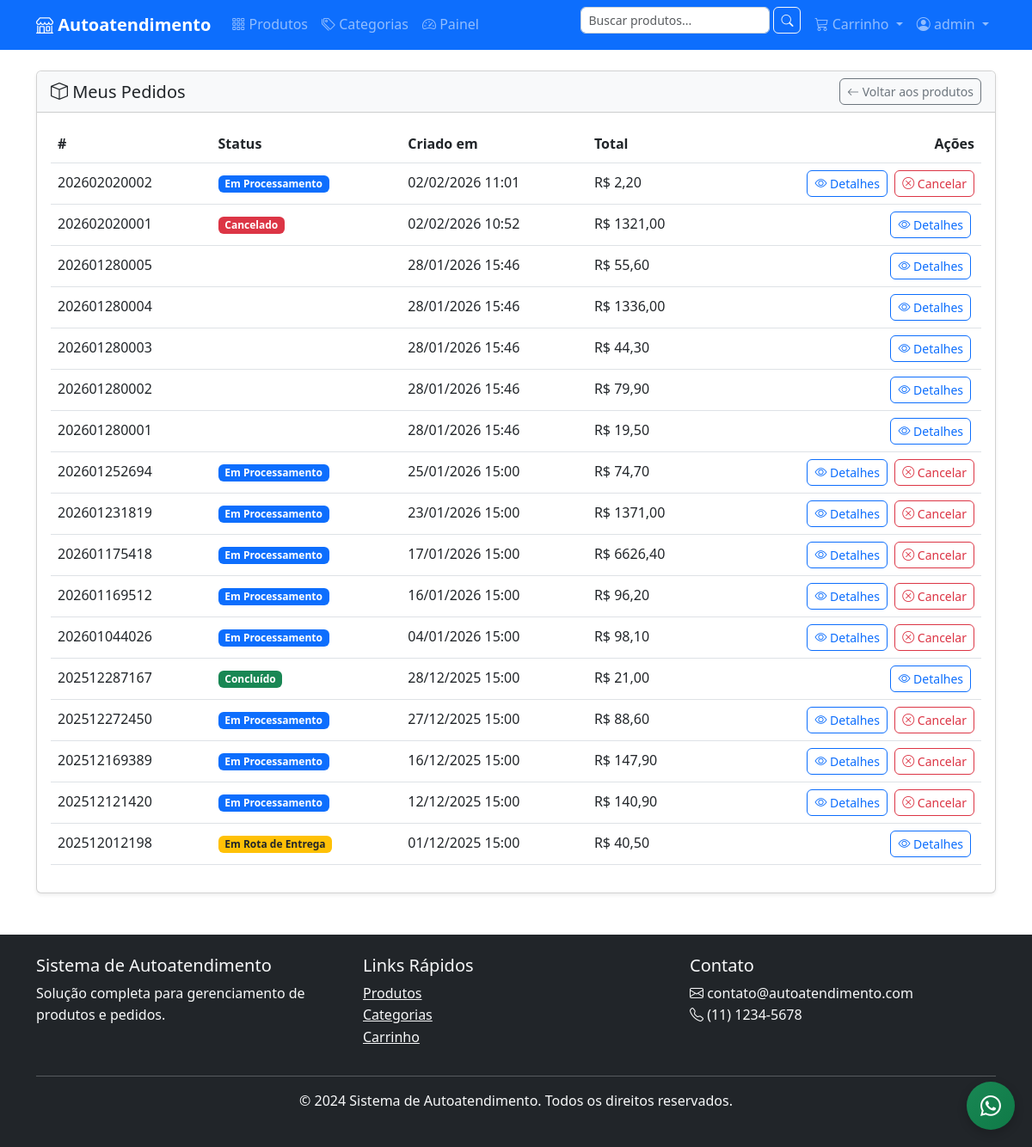
The app's page /orders/list/ (signed in), older data.
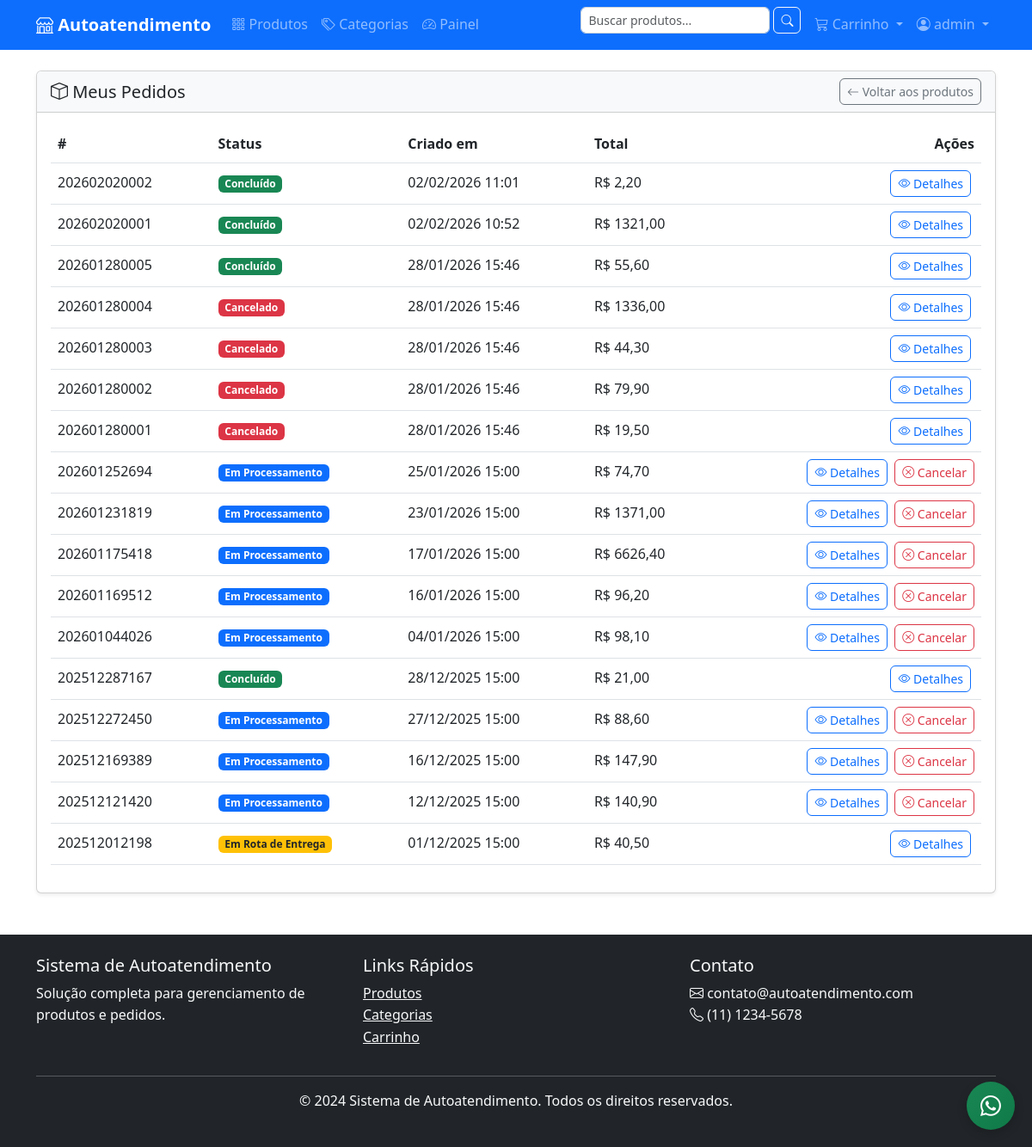
The same page, newer data.
### orders/models.py (models this page shows, shortened)
class Order(models.Model):
    STATUS_CHOICES = [
        ('processing', 'Em Processamento'),
        ('out_for_delivery', 'Em Rota de Entrega'),
        ('completed', 'Concluído'),
        ('cancelled', 'Cancelado'),
    ]
    PAYMENT_METHOD_CHOICES = [
        ('credit_card', 'Cartão de Crédito'),
        ('pix', 'PIX'),
        ('pay_on_delivery', 'Pagamento na Entrega'),
    ]
    id = models.UUIDField(primary_key=True, default=uuid.uuid4, editable=False)
    order_number = models.CharField('Número do Pedido', max_length=20, unique=True, db_index=True)
    user = models.ForeignKey(
        User,
        on_delete=models.SET_NULL,
        null=True,
        blank=True,
        verbose_name='Usuário'
    )
    session_key = models.CharField('Chave da Sessão', max_length=40, blank=True, db_index=True)
    customer_name = models.CharField('Nome do Cliente', max_length=100)
    customer_email = models.EmailField('Email do Cliente')
    customer_phone = models.CharField('Telefone do Cliente', max_length=20)
    status = models.CharField('Status', max_length=20, choices=STATUS_CHOICES, default='processing')
    payment_method = models.CharField('Forma de Pagamento', max_length=20, choices=PAYMENT_METHOD_CHOICES, default='credit_card')
    subtotal = models.DecimalField('Subtotal', max_digits=10, decimal_places=2, default=0)
    shipping_cost = models.DecimalField('Frete', max_digits=10, decimal_places=2, default=0)
    discount_amount = models.DecimalField('Desconto', max_digits=10, decimal_places=2, default=0)
    total_amount = models.DecimalField('Total', max_digits=10, decimal_places=2, default=0)
    coupon = models.ForeignKey(
        Coupon,
        on_delete=models.SET_NULL,
        null=True,
        blank=True,
        verbose_name='Cupom de Desconto'
    )
    notes = models.TextField('Observações', blank=True)
    created_at = models.DateTimeField('Criado em', auto_now_add=True)
    updated_at = models.DateTimeField('Atualizado em', auto_now=True)
    class Meta:
        verbose_name = 'Pedido'
        verbose_name_plural = 'Pedidos'
        ordering = ['-created_at']
        indexes = [
            models.Index(fields=['order_number']),
            models.Index(fields=['status']),
            models.Index(fields=['created_at']),
            models.Index(fields=['customer_email']),
        ]
    def get_absolute_url(self):
        return reverse('orders:order_detail', kwargs={'order_number': self.order_number})
    @property
    def status_display(self):
        return dict(self.STATUS_CHOICES).get(self.status, self.status)
    def can_be_cancelled(self):
        return self.status == 'processing'

### orders/views.py (the view)
# urls.py: path('list/', views.OrderListView.as_view(), name='order_list'),
class OrderListView(TemplateView):
    template_name = 'orders/order_list.html'
    def get_context_data(self, **kwargs):
        context = super().get_context_data(**kwargs)
        if self.request.user.is_authenticated:
            orders = Order.objects.filter(user=self.request.user).order_by('-created_at')
        else:
            orders = Order.objects.filter(
                session_key=self.request.session.session_key
            ).order_by('-created_at')
        context['orders'] = orders.select_related('shipping_address').prefetch_related('items__product')
        return context

### cart/context_processors.py (called while the page is built)
def cart(request):
    session_key = request.session.session_key
    if not session_key:
        return {'cart': None, 'cart_total': 0, 'cart_amount': 0}
    try:
        cart = Cart.objects.get(session_key=session_key)
        return {
            'cart': cart,
            'cart_total': cart.total_items,
            'cart_amount': cart.total_amount
        }
    except Cart.DoesNotExist:
        return {'cart': None, 'cart_total': 0, 'cart_amount': 0}

### templates/orders/order_list.html (shortened to what this page needs)
{% extends "base.html" %}
{% load static %}
{% block content %}
<div class="card shadow-sm">
  <div class="card-header bg-light d-flex justify-content-between align-items-center">
    <h5 class="mb-0"><i class="bi bi-box"></i> Meus Pedidos</h5>
    <a href="{% url 'products:product_list' %}" class="btn btn-sm btn-outline-secondary">
      <i class="bi bi-arrow-left"></i> Voltar aos produtos
    </a>
  </div>
  <div class="card-body">
    {% if orders %}
    <div class="table-responsive">
      <table class="table table-hover align-middle">
        <thead>
          <tr>
            <th>#</th>
            <th>Status</th>
            <th>Criado em</th>
            <th>Total</th>
            <th class="text-end">Ações</th>
          </tr>
        </thead>
        <tbody>
          {% for order in orders %}
          <tr id="order-row-{{ order.order_number }}">
            <td>{{ order.order_number }}</td>
            <td>
              <span id="status-badge-{{ order.order_number }}" class="badge
                {% if order.status == 'processing' %}bg-primary{% elif order.status == 'out_for_delivery' %}bg-warning text-dark{% elif order.status == 'completed' %}bg-success{% elif order.status == 'cancelled' %}bg-danger{% endif %}">
                {{ order.status_display }}
              </span>
            </td>
            <td>{{ order.created_at|date:"d/m/Y H:i" }}</td>
            <td>R$ {{ order.total_amount|floatformat:2 }}</td>
            <td class="text-end">
              <a href="{{ order.get_absolute_url }}" class="btn btn-sm btn-outline-primary me-1">
                <i class="bi bi-eye"></i> Detalhes
              </a>
              {% if order.can_be_cancelled %}
              <button
                class="btn btn-sm btn-outline-danger cancel-order-btn"
                data-order-number="{{ order.order_number }}">
                <i class="bi bi-x-circle"></i> Cancelar
              </button>
              {% endif %}
            </td>
          </tr>
          {% endfor %}
        </tbody>
      </table>
    </div>
    {% else %}
      <p class="text-muted mb-0">Você não possui pedidos.</p>
    {% endif %}
  </div>
</div>
{% endblock %}

### templates/base.html (shortened to what this page needs)
{% load static %}
<!DOCTYPE html>
<html lang="pt-br">
<head>
    <link href="https://cdn.jsdelivr.net/npm/bootstrap@5.3.0/dist/css/bootstrap.min.css" rel="stylesheet">
    <link rel="stylesheet" href="https://cdn.jsdelivr.net/npm/bootstrap-icons@1.10.0/font/bootstrap-icons.css">
    <link rel="stylesheet" href="{% static 'css/style.css' %}">
</head>
<body>
    <nav class="navbar navbar-expand-lg navbar-dark bg-primary">
        <div class="container">
            <a class="navbar-brand" href="{% url 'home' %}">
                <i class="bi bi-shop"></i> Autoatendimento
            </a>
            <div class="collapse navbar-collapse" id="navbarNav">
                <ul class="navbar-nav me-auto">
                    <li class="nav-item">
                        <a class="nav-link" href="{% url 'products:product_list' %}">
                            <i class="bi bi-grid-3x3-gap"></i> Produtos
                        </a>
                    </li>
                    <li class="nav-item">
                        <a class="nav-link" href="{% url 'products:category_list' %}">
                            <i class="bi bi-tags"></i> Categorias
                        </a>
                    </li>
                    {% if request.user.is_staff %}
                    <li class="nav-item">
                        <a class="nav-link" href="{% url 'painel:home' %}">
                            <i class="bi bi-speedometer2"></i> Painel
                        </a>
                    </li>
                    {% endif %}
                </ul>
                <ul class="navbar-nav">
                    <li class="nav-item">
                        <form class="d-flex me-2" method="get" action="{% url 'products:product_list' %}">
                            <input class="form-control form-control-sm" type="search" name="q" placeholder="Buscar produtos..." value="{{ request.GET.q }}">
                            <button class="btn btn-outline-light btn-sm ms-1" type="submit">
                                <i class="bi bi-search"></i>
                            </button>
                        </form>
                    </li>
                    <li class="nav-item dropdown">
                        <a class="nav-link dropdown-toggle" href="#" id="cartDropdown" role="button" data-bs-toggle="dropdown">
                            <i class="bi bi-cart3"></i>
                            Carrinho
                        </a>
                    </li>
                    {% if user.is_authenticated %}
                        <li class="nav-item dropdown">
                            <a class="nav-link dropdown-toggle" href="#" id="userDropdown" role="button" data-bs-toggle="dropdown">
                                <i class="bi bi-person-circle"></i> {{ user.first_name|default:user.username }}
                            </a>
                        </li>
                    {% else %}
                        <li class="nav-item">
                            <a class="nav-link" href="{% url 'accounts:login' %}">
                                <i class="bi bi-box-arrow-in-right"></i> Entrar
                            </a>
                        </li>
                    {% endif %}
                </ul>
            </div>
        </div>
    </nav>
    <main class="container my-4">
        {% block content %}{% endblock %}
    </main>
    <footer class="bg-dark text-light py-4 mt-5">
        <div class="container">
            <div class="row">
                <div class="col-md-4">
                    <h5>Sistema de Autoatendimento</h5>
                    <p>Solução completa para gerenciamento de produtos e pedidos.</p>
                </div>
                <div class="col-md-4">
                    <h5>Links Rápidos</h5>
                    <ul class="list-unstyled">
                        <li><a href="{% url 'products:product_list' %}" class="text-light">Produtos</a></li>
                        <li><a href="{% url 'products:category_list' %}" class="text-light">Categorias</a></li>
                        <li><a href="{% url 'cart:cart_detail' %}" class="text-light">Carrinho</a></li>
                    </ul>
                </div>
                <div class="col-md-4">
                    <h5>Contato</h5>
                    <p>
                        <i class="bi bi-envelope"></i> contato@autoatendimento.com<br>
                        <i class="bi bi-telephone"></i> (11) 1234-5678
                    </p>
                </div>
            </div>
            <hr>
            <div class="text-center">
                <p>&copy; 2024 Sistema de Autoatendimento. Todos os direitos reservados.</p>
            </div>
        </div>
    </footer>
        <a href="https://wa.me/qr/ANLDIFB7UZTSL1"
           class="btn btn-success d-flex align-items-center justify-content-center"
           target="_blank" rel="noopener" aria-label="Abrir WhatsApp"
           style="position: fixed; bottom: 20px; right: 20px; width: 56px; height: 56px; border-radius: 50%; box-shadow: 0 4px 12px rgba(0,0,0,.2); z-index: 1050;">
            <i class="bi bi-whatsapp fs-4"></i>
        </a>
</body>
</html>

### static/css/style.css (style rules this page uses)
:root { --primary-color: #0d6efd; --secondary-color: #6c757d; --success-color: #198754; --danger-color: #dc3545; --warning-color: #ffc107; --info-color: #0dcaf0; --light-color: #f8f9fa; --dark-color: #212529; }
body { font-family: 'Segoe UI', Tahoma, Geneva, Verdana, sans-serif; line-height: 1.6; color: var(--dark-color); }
.navbar-brand { font-weight: bold; font-size: 1.25rem; }
.navbar-nav .nav-link { font-weight: 500; transition: color 0.3s ease; }
.btn { border-radius: 6px; font-weight: 500; transition: all 0.3s ease; }
.btn-success { background: linear-gradient(135deg, var(--success-color), #0f7a47); border: none; }
.form-control, .form-select { border-radius: 6px; border: 1px solid #ced4da; }

Row changes from the older to the newer data that the page shows:
changed Order (number 1 of 17 on the later page): status_display "Em Processamento" → "Concluído"; no longer shows "Cancelar"
changed Order (number 2 of 17 on the later page): status "cancelled" → "completed" (drawn); status_display "Cancelado" → "Concluído"
changed Order (number 3 of 17 on the later page): status "shipped" → "completed" (drawn); status_display (not shown) → "Concluído"
changed Order (number 4 of 17 on the later page): status "shipped" → "cancelled" (drawn); status_display (not shown) → "Cancelado"
changed Order (number 5 of 17 on the later page): status "confirmed" → "cancelled" (drawn); status_display (not shown) → "Cancelado"
changed Order (number 6 of 17 on the later page): status "delivered" → "cancelled" (drawn); status_display (not shown) → "Cancelado"
changed Order (number 7 of 17 on the later page): status "confirmed" → "cancelled" (drawn); status_display (not shown) → "Cancelado"
